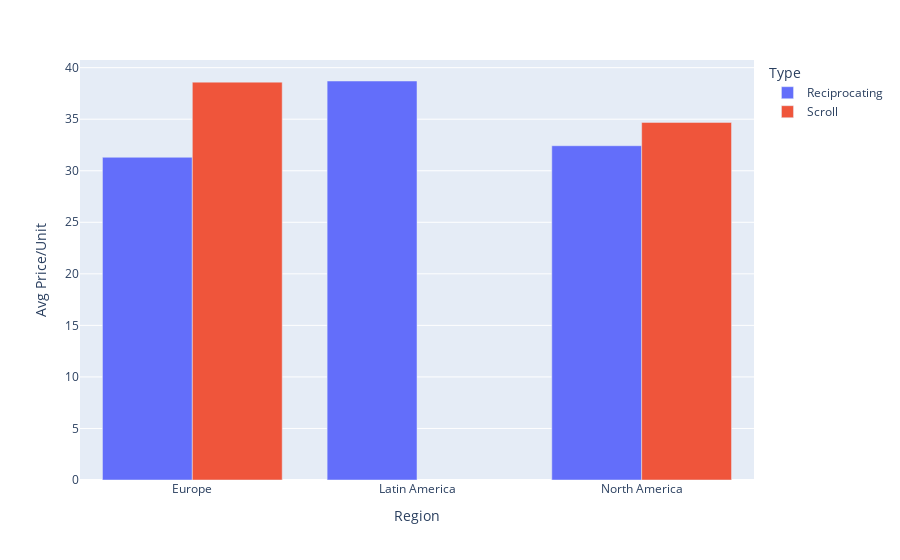

Notebook source saved alongside this figure:
### Markdown cell above
### Draw a bar chart to visualize pivot table

### Code cell
fig = px.bar(dfwhirlpool_piv_price_long, x="Region", y="Avg Price/Unit", color="Type", barmode="group")
fig.show()

### Figure 1 — Plotly figure (JSON) as saved in the notebook; plotly's stock layout.template omitted (floating-point values rounded to 4 significant figures)
{"data": [{"alignmentgroup": "True", "hovertemplate": "Type=Reciprocating<br>Region=%{x}<br>Avg Price/Unit=%{y}<extra></extra>", "legendgroup": "Reciprocating", "marker": {"color": "#636efa"}, "name": "Reciprocating", "offsetgroup": "Reciprocating", "orientation": "v", "showlegend": true, "textposition": "auto", "type": "bar", "x": ["Europe", "Latin America", "North America"], "xaxis": "x", "y": [31.31, 38.71, 32.43], "yaxis": "y"}, {"alignmentgroup": "True", "hovertemplate": "Type=Scroll<br>Region=%{x}<br>Avg Price/Unit=%{y}<extra></extra>", "legendgroup": "Scroll", "marker": {"color": "#EF553B"}, "name": "Scroll", "offsetgroup": "Scroll", "orientation": "v", "showlegend": true, "textposition": "auto", "type": "bar", "x": ["Europe", "North America"], "xaxis": "x", "y": [38.59, 34.69], "yaxis": "y"}], "layout": {"barmode": "group", "legend": {"title": {"text": "Type"}, "tracegroupgap": 0}, "margin": {"t": 60}, "xaxis": {"anchor": "y", "domain": [0, 1], "title": {"text": "Region"}}, "yaxis": {"anchor": "x", "domain": [0, 1], "title": {"text": "Avg Price/Unit"}}}}
